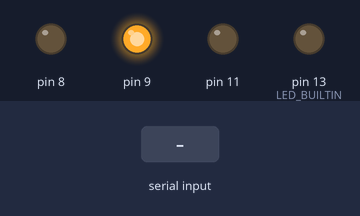
Simulated run of this sketch. Board: Arduino Uno, built with avr-gcc and run on an emulated ATmega328P. Parts: output pins drawn as LEDs (lit = HIGH). Inputs (shaded band) come from the test bench.

Above: at 1.2 s.
1.3 s: byte 187 (0xBB) received over Serial
2.8 s: byte 173 (0xAD) received over Serial
At 3.7 s:
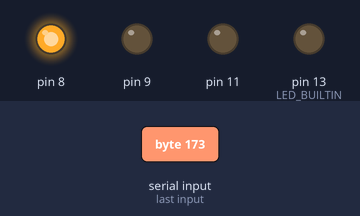
4.3 s: byte 187 (0xBB) received over Serial
Timing chart, 0 to 7.3 s (numbered marks = the images above; inputs shaded):
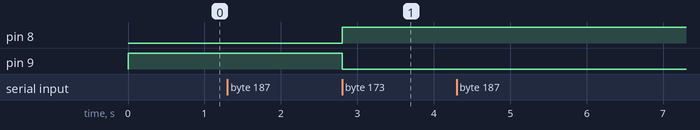

Measured:
- after the input at 2.8 s, pin 8: LOW → HIGH at once; pin 9: HIGH → LOW at once

The sketch:

motor_control.ino
```cpp
//时钟频率16MHz，0.0625us
int incomedate = 0;//读取数据
int flag_dir = 0;//0表示正向
long num_step = 0;//步数
void setup() {
  //指示灯
  pinMode(LED_BUILTIN, OUTPUT);
  //打开串口
  Serial.begin(9600);
  pinMode(11, OUTPUT);//脉冲
  pinMode(9, OUTPUT);//方向+
  pinMode(8, OUTPUT);//方向-
  digitalWrite(11, LOW);
  digitalWrite(9, HIGH);
  digitalWrite(8, LOW);

}

void loop() {
  if (Serial.available() > 0)//串口接收到数据
  {
    incomedate = Serial.read();//获取串口接收到的数据
    switch (incomedate) {
      //发送脉冲
    case 0xBB:
      //Serial.println("send pluse");
      digitalWrite(11, HIGH);
      delay(1);
      digitalWrite(11, LOW);
      delay(1);
      if (flag_dir == 0) {
        num_step=num_step+1;
        digitalWrite(9, HIGH);
        digitalWrite(8, LOW);
      }
      else if (flag_dir == 1) {
        num_step=num_step-1;
        digitalWrite(9, LOW);
        digitalWrite(8, HIGH);
      }
      break;
    //改变方向
    case 0xAD:
      if (flag_dir == 0) {
        digitalWrite(9, LOW);
        digitalWrite(8, HIGH);
        flag_dir = 1;
      }
      else if (flag_dir == 1) {
        digitalWrite(9, HIGH);
        digitalWrite(8, LOW);
        flag_dir = 0;
      }
      //Serial.print(0x88);//发送的是一个数，得到十进制136
      break;
    case 0xDD:
      Serial.print("A");
      Serial.print(num_step);
      Serial.print("B");
      Serial.print(flag_dir);
      Serial.print("C");
      break;
    }
  }
}
```
